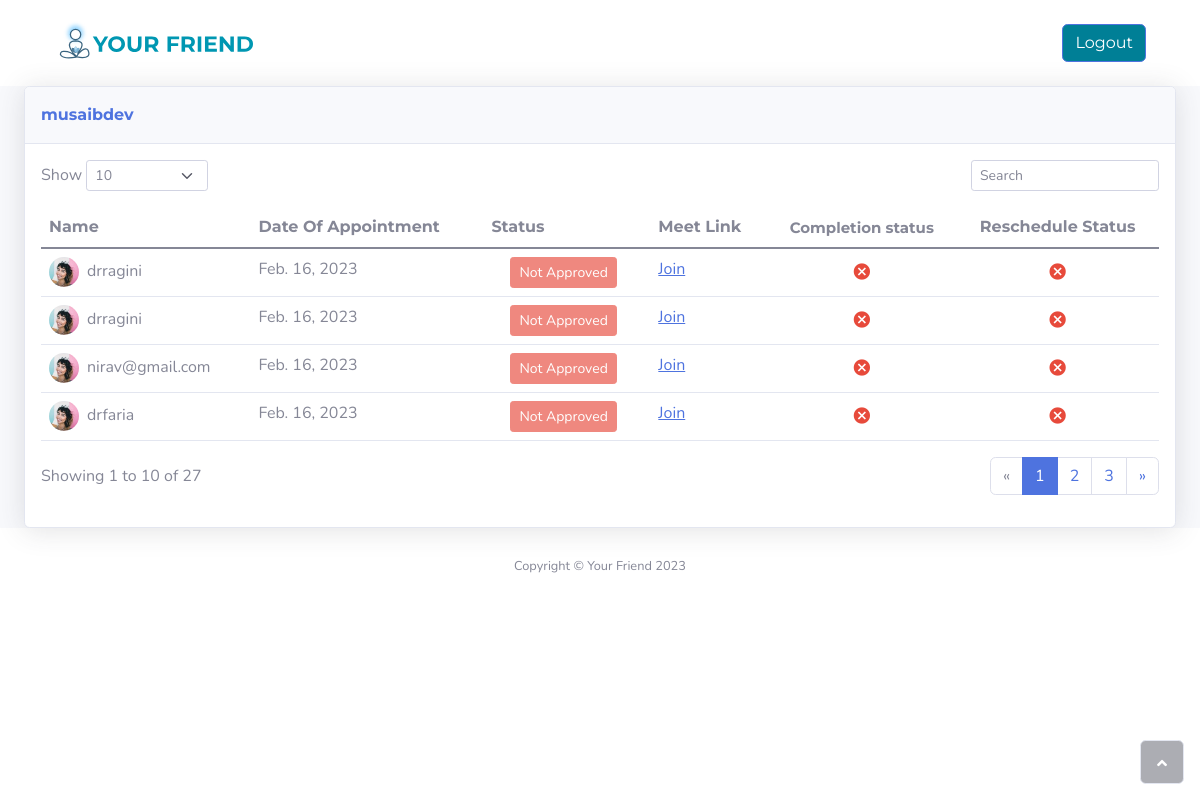
Screenshot of /auth/myappointments/ (signed in) with the database file from the repository.
### accounts/models.py (models this page shows)
class User(AbstractUser):
    is_patient = models.BooleanField('Patient Status', default=False)
    is_consultant = models.BooleanField('Consultant Status', default=False)

### home/models.py (models this page shows, shortened)
class Appointment(models.Model):
    name = models.CharField(max_length = 150)
    age = models.IntegerField()
    patient = models.ForeignKey(User, related_name="patient", on_delete=models.CASCADE)
    doctor = models.ForeignKey(User, related_name="doctor", on_delete=models.CASCADE)
    date = models.DateField()
    meet_link = models.CharField(max_length = 150)
    approved = models.BooleanField(default=False)
    conducted = models.BooleanField(default=False)
    is_rescheduled = models.BooleanField(default=False)

### accounts/views.py (the view)
# urls.py: path('myappointments/', views.myappointments, name='myappointments'),
@login_required
def myappointments(request):
    userappointments = Appointment.objects.filter(patient = request.user)
    context = {'appointment': userappointments}
    return render(request, 'myappointments.html', context)

### templates/myappointments.html (shortened to what this page needs)
<!DOCTYPE html>
<html>
<head>
    <link rel="stylesheet" href="/static/bootstrap/css/bootstrap.min.css">
    <link rel="stylesheet" href="/static/fonts/fontawesome-all.min.css">
    <link rel="stylesheet" href="/static/fonts/ionicons.min.css">
    <link rel="stylesheet" href="/static/css/Navbar-Centered-Links-icons.css">
</head>
<body id="page-top">
    <div id="wrapper">
        <div class="d-flex flex-column" id="content-wrapper">
            <div id="content">
                <nav class="navbar navbar-light navbar-expand-md py-3" style="font-family: Montserrat, sans-serif;background: #fff;">
                    <div class="container"><a class="navbar-brand d-flex align-items-center" href="#"><span style="width: 200px;"><img class="img-fluid" src="/static/img/logo4.svg"></span></a>
                        <div class="collapse navbar-collapse" id="navcol-3">
                            <a href = "/auth/logout" class="btn btn-primary" type="button" style="background: #007f96;">Logout</a>
                        </div>
                    </div>
                </nav>
                <div class="container-fluid" id="patient-info">
                    <div class="card shadow">
                        <div class="card-header py-3">
                            <p class="text-primary m-0 fw-bold" style="font-family: Montserrat, sans-serif;">{{request.user}}</p>
                        </div>
                        <div class="card-body">
                            <div class="row">
                                <div class="col-md-6 text-nowrap">
                                    <div id="dataTable_length" class="dataTables_length" aria-controls="dataTable"><label class="form-label">Show&nbsp;<select class="d-inline-block form-select form-select-sm">
                                                <option value="10" selected="">10</option>
                                            </select>&nbsp;</label></div>
                                </div>
                                <div class="col-md-6">
                                    <div class="text-md-end dataTables_filter" id="dataTable_filter"><label class="form-label"><input type="search" class="form-control form-control-sm" aria-controls="dataTable" placeholder="Search"></label></div>
                                </div>
                            </div>
                            <div class="table-responsive table mt-2" id="dataTable" role="grid" aria-describedby="dataTable_info">
                                <table class="table my-0" id="dataTable">
                                    <thead>
                                        <tr>
                                            <th style="font-family: Montserrat, sans-serif;">Name</th>
                                            <th style="font-family: Montserrat, sans-serif;">Date Of Appointment</th>
                                            <th style="font-family: Montserrat, sans-serif;">Status</th>
                                            <th style="font-family: Montserrat, sans-serif;">Meet Link</th>
                                            <th class="text-center" style="font-family: Montserrat, sans-serif;font-size: 15px;">Completion status</th>
                                            <th class="text-center" style="font-family: Montserrat, sans-serif;">Reschedule Status</th>
                                        </tr>
                                    </thead>
                                    <tbody>
                                          {% for x in appointment %}
                                        <tr>
                                            <td><img class="rounded-circle me-2" width="30" height="30" src="/static/img/avatars/avatar1.jpeg">{{x.doctor}}</td>
                                            <td>{{x.date}}</td>
                                            <td>{% if x.approved %}<button class="btn btn-success btn-sm disabled" type="button" style="margin-left: 19px;" disabled="">Approved</button>{% else %}<button class="btn btn-danger btn-sm disabled" type="button" style="margin-left: 19px;" disabled="">Not Approved</button>{% endif %}</td>
                                            <td><a href ="https://{{x.meet_link}}">Join</td>
                                            <td class="text-center" style="text-align: center;">
                                                {% if x.is_conducted %}
                                                <i class="icon ion-android-done-all" style="color: var(--bs-red);font-family: Montserrat, sans-serif;font-size: 20px;text-align: center;"></i>
                                                {% else %}
                                                <i class="icon ion-android-cancel" style="color: var(--bs-red);font-family: Montserrat, sans-serif;font-size: 20px;text-align: center;"></i>
                                                {% endif %}
                                            </td>
                                            <td style="text-align: center;">
                                                {% if x.is_rescheduled %}
                                                <i class="icon ion-android-done-all" style="color: var(--bs-red);font-family: Montserrat, sans-serif;font-size: 20px;text-align: center;"></i>
                                                {% else %}
                                                <i class="icon ion-android-cancel" style="color: var(--bs-red);font-family: Montserrat, sans-serif;font-size: 20px;text-align: center;"></i>
                                                {% endif %}
                                            </td>
                                        </tr>
                                        {% endfor %}
                                    </tbody>
                                </table>
                            </div>
                            <div class="row">
                                <div class="col-md-6 align-self-center">
                                    <p id="dataTable_info" class="dataTables_info" role="status" aria-live="polite">Showing 1 to 10 of 27</p>
                                </div>
                                <div class="col-md-6">
                                    <nav class="d-lg-flex justify-content-lg-end dataTables_paginate paging_simple_numbers">
                                        <ul class="pagination">
                                            <li class="page-item disabled"><a class="page-link" aria-label="Previous" href="#"><span aria-hidden="true">«</span></a></li>
                                            <li class="page-item active"><a class="page-link" href="#">1</a></li>
                                            <li class="page-item"><a class="page-link" href="#">2</a></li>
                                            <li class="page-item"><a class="page-link" href="#">3</a></li>
                                            <li class="page-item"><a class="page-link" aria-label="Next" href="#"><span aria-hidden="true">»</span></a></li>
                                        </ul>
                                    </nav>
                                </div>
                            </div>
                        </div>
                    </div>
                </div>
            </div>
            <footer class="bg-white sticky-footer">
                <div class="container my-auto">
                    <div class="text-center my-auto copyright"><span>Copyright © Your Friend 2023</span></div>
                </div>
            </footer>
        </div><a class="border rounded d-inline scroll-to-top" href="#page-top"><i class="fas fa-angle-up"></i></a>
    </div>
</body>
</html>

### rows the page displays
User: user "musaibdev"
Appointment: doctor "drragini", date "Feb. 16, 2023", approved "Not Approved", is_rescheduled False (drawn)
Appointment: doctor "drragini", date "Feb. 16, 2023", approved "Not Approved", is_rescheduled False (drawn)
Appointment: doctor "nirav@gmail.com", date "Feb. 16, 2023", approved "Not Approved", is_rescheduled False (drawn)
Appointment: doctor "drfaria", date "Feb. 16, 2023", approved "Not Approved", is_rescheduled False (drawn)
